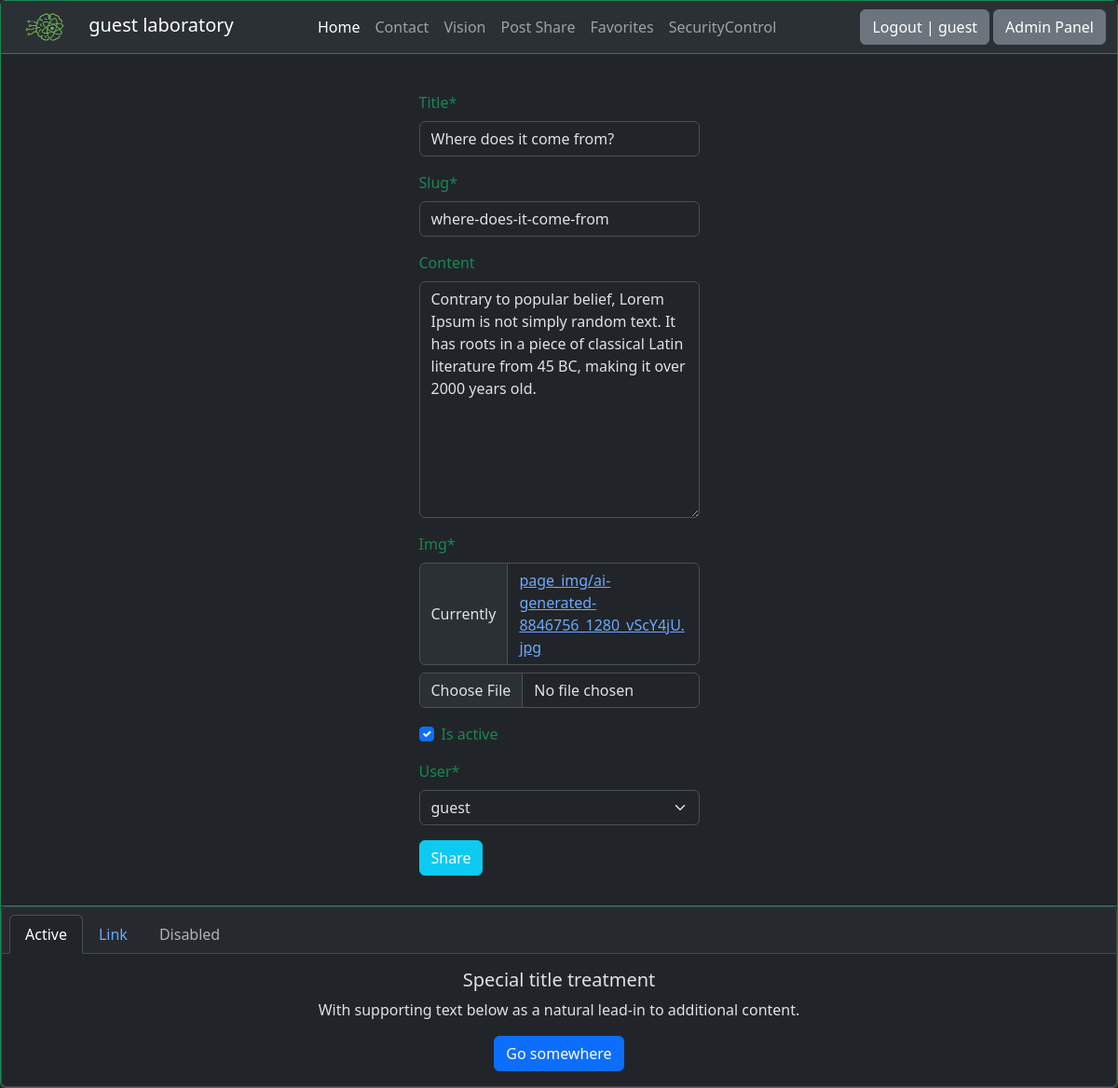
The page /home/where-does-it-come-from (signed in) on the database its author committed.
### fotoblog/models.py (models this page shows, shortened)
class PageLogo(models.Model):
    img = models.FileField(upload_to="page_logo/")

class BaseModel(models.Model):
    title = models.CharField(max_length=100, blank=False, null=False)
    slug = AutoSlugField(populate_from="title")
    content = models.TextField(blank=True, null=True)
    img = models.FileField(upload_to="page_img/")
    is_active = models.BooleanField(default=True)
    class Meta:
        abstract = True

class Page(BaseModel):
    def __str__(self):
        return self.title

class Post(BaseModel):
    user = models.ForeignKey(User,
                             on_delete=models.CASCADE,
                             blank=False,
                             null=False)

### fotoblog/views.py (the view, shortened to what this page needs)
# urls.py: path("", page_views, name="home_views"),
def page_views(request,
               page_slug=None,
               post_slug=None,
               post_detail_slug=None,
               post_id=None):
    if post_id:
        return post_detail_views(request, post_id)
    if post_slug:
        return post_share(request, post_slug)

### fotoblog/forms/forms.py
class PostForm (forms.ModelForm):
    class Meta:
        model = Post
        fields = "__all__"

### fotoblog/context_processor/global_db.py (called while the page is built)
def nav_fb_pages(request):
    if request.user.is_authenticated:
        if request.user.is_superuser:
            fb_pages = Page.objects.filter(is_active=True)
        elif request.user.is_active:
            fb_pages = Page.objects.filter(is_active=True).exclude(
                slug="add-page")
        else:
            fb_pages = Page.objects.filter(
                slug__in=["home", "contact", "vision", "favorites"],
                is_active=True).order_by("id")
    else:
        fb_pages = Page.objects.filter(slug__in=["home", "contact", "vision"],
                                    is_active=True).order_by("id")
    return dict(g_fb_pages=fb_pages, )

def global_logo(request):
    page_logo = PageLogo.objects.all().first()
    return dict(page_logo=page_logo, )

### securityControl/context_processor/global_db.py (called while the page is built)
def global_sc_pages(request):
  g_sc_pages = Page.objects.filter(is_active=True)
  context = dict(sc_pages=g_sc_pages, )
  return context

### fotoblog/templates/fb_pages/post-share.html (shortened to what this page needs)
{% extends 'core/base.html' %}
{% block content %}
<div class="card border-success m-0 d-flex flex-column min-vh-100" name="viewport" content="width=device-width" data-bs-theme="dark">
  <div class="card-header bg-transparent border-success m-0 p-0">
    {% include 'components/navbar.html' %}
  </div>
  <div class="card-body text-success">
    <div class="container p-3 w-100" style="max-width: 333px;">
        <form action="#" method="post" enctype="multipart/form-data">
            {% load crispy_forms_tags %}
            {{ post_form|crispy }}
        <button type="submit" class="btn btn-info text-light">Share</button>
    </form>
    </div>
  </div>
  {% block footer %}
  <div class="card-footer bg-transparent border-success m-0 p-0">
{% include 'components/footer.html' %}
</div>
{% endblock footer %}
</div>
{% endblock content %}

### fotoblog/templates/components/navbar.html (shortened to what this page needs)
<nav class="navbar navbar-expand-lg bg-body-tertiary" data-bs-theme="dark">
  <div class="container-fluid">
    <a class="navbar-brand m-0 p-0" href="{% url 'fotoblog:home_views' %}">
      <img src="{{ page_logo.img.url }}" class="m-0 p-0" style="width:77px;height:33px;" alt=""> {{ request.user|truncatechars:10 }} laboratory
    </a>
    <div class="collapse navbar-collapse" id="navbarNavAltMarkup">
      <div class="navbar-nav mx-auto">
        {% if g_fb_pages %}
        {% for g_page in g_fb_pages %}
        <a class="nav-link {% if forloop.first %}active{% endif %}" aria-current="page" href="{% url 'fotoblog:page_views' page_slug=g_page.slug %}">{{ g_page.title }}</a>
        {% endfor %}
        {% endif %}
      </div>
      {% if request.user.is_authenticated %}
      <a href="/logout/" class="btn btn-secondary text-decoration-none ">Logout | {{ request.user.username }}</a>
      <a href="/admin/" target="_blank" class="btn btn-secondary text-decoration-none ms-1 ">Admin Panel</a>
      {% else %}
      <a href="/login/" class="btn btn-secondary text-decoration-none ">Login</a>
      <a href="/register/" class="btn btn-secondary text-decoration-none ms-1 ">Register</a>
      {% endif %}
    </div>
  </div>
</nav>

### rows shown on the page
PageLogo: img (picture)
Page: title "Home"
Page: title "Contact"
Page: title "Vision"
Page: title "Post Share"
Page: title "Favorites"
Page: title "SecurityControl"
Post: title "Where does it come from?", slug "where-does-it-come-from", content "Contrary to popular belief, Lorem Ipsum is not simply random text. It has roots in a piece of classical Latin literature from 45 BC, making it over 2000 years old.", is_active "☑", user "guest"

### other values the page prints
{{ request.user|truncatechars:10 }} "guest"
{{ request.user.username }} "guest"
